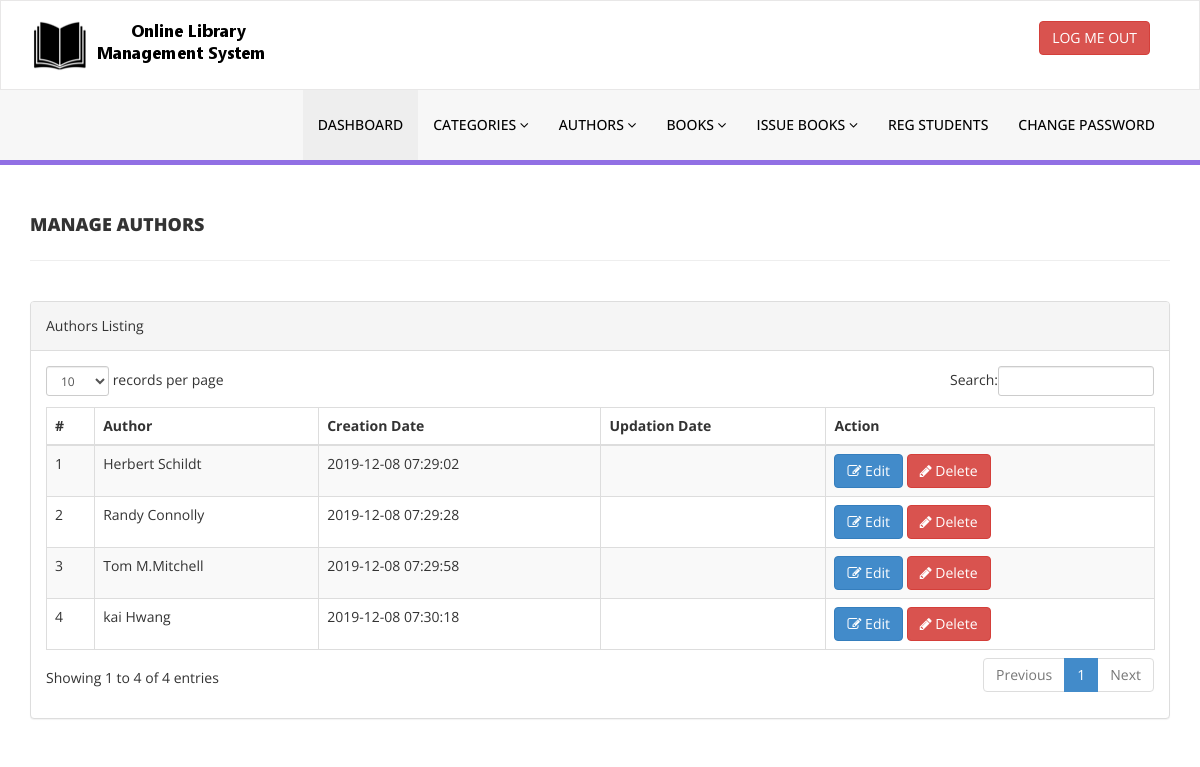
/library/admin/manage-authors.php (signed in), run on the app's committed database.
### tables this page shows
CREATE TABLE `tblauthors` (
  `id` int(11) NOT NULL,
  `AuthorName` varchar(159) DEFAULT NULL,
  `creationDate` timestamp NULL DEFAULT current_timestamp(),
  `UpdationDate` timestamp NULL DEFAULT NULL ON UPDATE current_timestamp()
);

### library/admin/manage-authors.php (the view, shortened to what this page needs)
<?php
include('includes/config.php');
if(strlen($_SESSION['alogin'])==0)
    {
header('location:index.php');
}
else{
    ?>
<!DOCTYPE html>
<html xmlns="http://www.w3.org/1999/xhtml">
<head>
    <link href="assets/css/bootstrap.css" rel="stylesheet" />
    <link href="assets/css/font-awesome.css" rel="stylesheet" />
    <link href="assets/js/dataTables/dataTables.bootstrap.css" rel="stylesheet" />
    <link href="assets/css/style.css" rel="stylesheet" />
</head>
<body>
<?php include('includes/header.php');?>
    <div class="content-wrapper">
         <div class="container">
        <div class="row pad-botm">
            <div class="col-md-12">
                <h4 class="header-line">Manage Authors</h4>
    </div>
     <div class="row">
</div>
        </div>
            <div class="row">
                <div class="col-md-12">
                    <div class="panel panel-default">
                        <div class="panel-heading">
                           Authors Listing
                        </div>
                        <div class="panel-body">
                            <div class="table-responsive">
                                <table class="table table-striped table-bordered table-hover" id="dataTables-example">
                                    <thead>
                                        <tr>
                                            <th>#</th>
                                            <th>Author</th>
                                            <th>Creation Date</th>
                                            <th>Updation Date</th>
                                            <th>Action</th>
                                        </tr>
                                    </thead>
                                    <tbody>
<?php $sql = "SELECT * from  tblauthors";
$query = $dbh -> prepare($sql);
$query->execute();
$results=$query->fetchAll(PDO::FETCH_OBJ);
$cnt=1;
if($query->rowCount() > 0)
{
foreach($results as $result)
{               ?>
                                        <tr class="odd gradeX">
                                            <td class="center"><?php echo htmlentities($cnt);?></td>
                                            <td class="center"><?php echo htmlentities($result->AuthorName);?></td>
                                            <td class="center"><?php echo htmlentities($result->creationDate);?></td>
                                            <td class="center"><?php echo htmlentities($result->UpdationDate);?></td>
                                            <td class="center">
                                            <a href="edit-author.php?athrid=<?php echo htmlentities($result->id);?>"><button class="btn btn-primary"><i class="fa fa-edit "></i> Edit</button>
                                          <a href="manage-authors.php?del=<?php echo htmlentities($result->id);?>" onclick="return confirm('Are you sure you want to delete?');"" >  <button class="btn btn-danger"><i class="fa fa-pencil"></i> Delete</button>
                                            </td>
                                        </tr>
 <?php $cnt=$cnt+1;}} ?>
                                    </tbody>
                                </table>
                            </div>
                        </div>
                    </div>
                </div>
            </div>
    </div>
    </div>
</body>
</html>
<?php } ?>

### library/admin/assets/css/style.css (style rules this page uses)
.content-wrapper { margin-top: 40px; min-height:800px; padding-bottom:90px; }
.header-line { font-weight:900; padding-bottom:25px; border-bottom:1px solid #eeeeee; text-transform:uppercase; }
.pad-botm { padding-bottom:30px; }

### data on the page
tblauthors: AuthorName "Herbert Schildt", creationDate "2019-12-08 07:29:02"
tblauthors: AuthorName "Randy Connolly", creationDate "2019-12-08 07:29:28"
tblauthors: AuthorName "Tom M.Mitchell", creationDate "2019-12-08 07:29:58"
tblauthors: AuthorName "kai Hwang", creationDate "2019-12-08 07:30:18"
